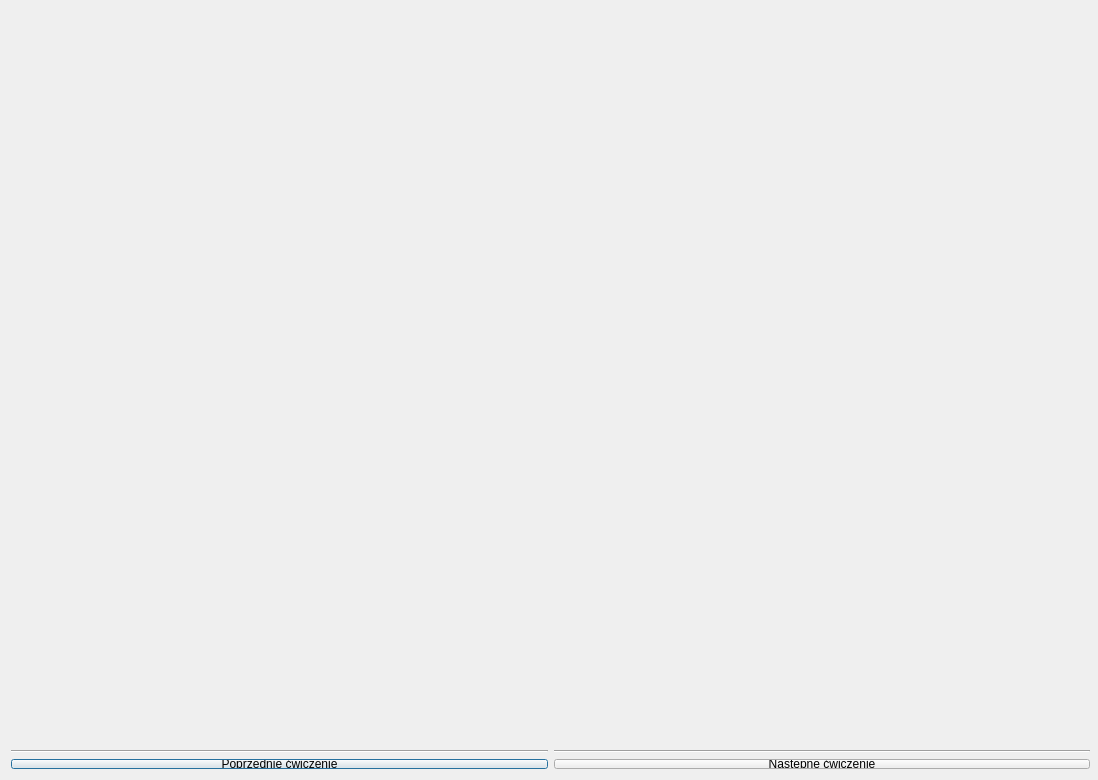
<?xml version="1.0" encoding="UTF-8"?>
<ui version="4.0">
 <class>LaboratoriaClass</class>
 <widget class="QDialog" name="LaboratoriaClass">
  <property name="geometry">
   <rect>
    <x>0</x>
    <y>0</y>
    <width>1098</width>
    <height>780</height>
   </rect>
  </property>
  <property name="minimumSize">
   <size>
    <width>1098</width>
    <height>780</height>
   </size>
  </property>
  <property name="maximumSize">
   <size>
    <width>1098</width>
    <height>780</height>
   </size>
  </property>
  <property name="windowTitle">
   <string>Laboratoria</string>
  </property>
  <widget class="QWidget" name="gridLayoutWidget">
   <property name="geometry">
    <rect>
     <x>280</x>
     <y>0</y>
     <width>531</width>
     <height>41</height>
    </rect>
   </property>
   <layout class="QGridLayout" name="gridLayout">
    <item row="1" column="0">
     <widget class="QLabel" name="exerciseLabel">
      <property name="text">
       <string/>
      </property>
     </widget>
    </item>
   </layout>
  </widget>
  <widget class="QWidget" name="gridLayoutWidget_2">
   <property name="geometry">
    <rect>
     <x>-1</x>
     <y>40</y>
     <width>1101</width>
     <height>701</height>
    </rect>
   </property>
   <layout class="QGridLayout" name="mainLayout"/>
  </widget>
  <widget class="QWidget" name="gridLayoutWidget_3">
   <property name="geometry">
    <rect>
     <x>0</x>
     <y>739</y>
     <width>1101</width>
     <height>41</height>
    </rect>
   </property>
   <layout class="QGridLayout" name="gridLayout_2">
    <item row="1" column="0">
     <widget class="QPushButton" name="pushButton">
      <property name="text">
       <string>Poprzednie ćwiczenie</string>
      </property>
     </widget>
    </item>
    <item row="1" column="1">
     <widget class="QPushButton" name="pushButton_2">
      <property name="text">
       <string>Następne ćwiczenie</string>
      </property>
     </widget>
    </item>
    <item row="0" column="0">
     <widget class="Line" name="line">
      <property name="orientation">
       <enum>Qt::Horizontal</enum>
      </property>
     </widget>
    </item>
    <item row="0" column="1">
     <widget class="Line" name="line_2">
      <property name="orientation">
       <enum>Qt::Horizontal</enum>
      </property>
     </widget>
    </item>
   </layout>
  </widget>
 </widget>
 <layoutdefault spacing="6" margin="11"/>
 <resources>
  <include location="Laboratory.qrc"/>
 </resources>
 <connections/>
</ui>
